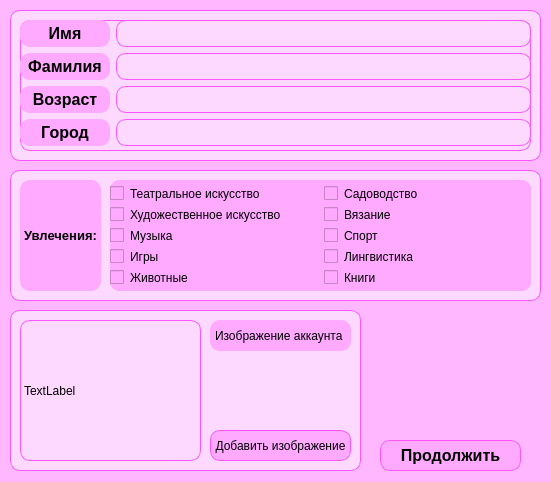
<?xml version="1.0" encoding="UTF-8"?>
<ui version="4.0">
 <class>Form</class>
 <widget class="QDialog" name="Form">
  <property name="geometry">
   <rect>
    <x>0</x>
    <y>0</y>
    <width>551</width>
    <height>482</height>
   </rect>
  </property>
  <property name="windowTitle">
   <string>Dialog</string>
  </property>
  <property name="styleSheet">
   <string notr="true">background-color: rgb(255, 184, 255)</string>
  </property>
  <widget class="QWidget" name="widget" native="true">
   <property name="geometry">
    <rect>
     <x>10</x>
     <y>170</y>
     <width>531</width>
     <height>131</height>
    </rect>
   </property>
   <property name="styleSheet">
    <string notr="true">background-color: rgb(254, 217, 255);
border: 1px solid rgb(255, 85, 255);
border-radius: 10px</string>
   </property>
   <widget class="QLabel" name="label_5">
    <property name="geometry">
     <rect>
      <x>10</x>
      <y>10</y>
      <width>81</width>
      <height>111</height>
     </rect>
    </property>
    <property name="font">
     <font>
      <pointsize>10</pointsize>
      <bold>true</bold>
     </font>
    </property>
    <property name="styleSheet">
     <string notr="true">background-color: rgb(255, 170, 255);
border: 0px</string>
    </property>
    <property name="text">
     <string>Увлечения:</string>
    </property>
    <property name="alignment">
     <set>Qt::AlignmentFlag::AlignCenter</set>
    </property>
   </widget>
   <widget class="QWidget" name="widget_3" native="true">
    <property name="geometry">
     <rect>
      <x>100</x>
      <y>10</y>
      <width>421</width>
      <height>111</height>
     </rect>
    </property>
    <property name="styleSheet">
     <string notr="true">background-color: rgb(255, 170, 255);
border: 0px</string>
    </property>
    <widget class="QWidget" name="gridLayoutWidget">
     <property name="geometry">
      <rect>
       <x>0</x>
       <y>0</y>
       <width>421</width>
       <height>111</height>
      </rect>
     </property>
     <layout class="QGridLayout" name="gridLayout">
      <property name="verticalSpacing">
       <number>0</number>
      </property>
      <item row="3" column="0">
       <widget class="QCheckBox" name="game_check">
        <property name="text">
         <string>Игры</string>
        </property>
       </widget>
      </item>
      <item row="2" column="0">
       <widget class="QCheckBox" name="music_check">
        <property name="text">
         <string>Музыка</string>
        </property>
       </widget>
      </item>
      <item row="0" column="0">
       <widget class="QCheckBox" name="theatral">
        <property name="text">
         <string>Театральное искусство</string>
        </property>
       </widget>
      </item>
      <item row="1" column="0">
       <widget class="QCheckBox" name="art_check">
        <property name="text">
         <string>Художественное искусство</string>
        </property>
       </widget>
      </item>
      <item row="4" column="0">
       <widget class="QCheckBox" name="animals_check">
        <property name="text">
         <string>Животные</string>
        </property>
       </widget>
      </item>
      <item row="0" column="1">
       <widget class="QCheckBox" name="garden_check">
        <property name="text">
         <string>Садоводство</string>
        </property>
       </widget>
      </item>
      <item row="1" column="1">
       <widget class="QCheckBox" name="vyazanie_check">
        <property name="text">
         <string>Вязание</string>
        </property>
       </widget>
      </item>
      <item row="2" column="1">
       <widget class="QCheckBox" name="spor_check">
        <property name="text">
         <string>Спорт</string>
        </property>
       </widget>
      </item>
      <item row="3" column="1">
       <widget class="QCheckBox" name="language_check">
        <property name="text">
         <string>Лингвистика</string>
        </property>
       </widget>
      </item>
      <item row="4" column="1">
       <widget class="QCheckBox" name="books_check">
        <property name="text">
         <string>Книги</string>
        </property>
       </widget>
      </item>
     </layout>
    </widget>
   </widget>
  </widget>
  <widget class="QWidget" name="widget_2" native="true">
   <property name="geometry">
    <rect>
     <x>10</x>
     <y>10</y>
     <width>531</width>
     <height>151</height>
    </rect>
   </property>
   <property name="styleSheet">
    <string notr="true">background-color: rgb(254, 217, 255);
border: 1px solid rgb(255, 85, 255);
border-radius: 10px</string>
   </property>
   <widget class="QWidget" name="formLayoutWidget">
    <property name="geometry">
     <rect>
      <x>10</x>
      <y>10</y>
      <width>511</width>
      <height>131</height>
     </rect>
    </property>
    <layout class="QFormLayout" name="formLayout">
     <item row="0" column="0">
      <widget class="QLabel" name="label">
       <property name="minimumSize">
        <size>
         <width>90</width>
         <height>0</height>
        </size>
       </property>
       <property name="font">
        <font>
         <pointsize>12</pointsize>
         <bold>true</bold>
        </font>
       </property>
       <property name="styleSheet">
        <string notr="true">background-color: rgb(255, 170, 255);
border: 0px</string>
       </property>
       <property name="text">
        <string>Имя</string>
       </property>
       <property name="alignment">
        <set>Qt::AlignmentFlag::AlignCenter</set>
       </property>
      </widget>
     </item>
     <item row="1" column="0">
      <widget class="QLabel" name="label_2">
       <property name="minimumSize">
        <size>
         <width>90</width>
         <height>0</height>
        </size>
       </property>
       <property name="font">
        <font>
         <pointsize>12</pointsize>
         <bold>true</bold>
        </font>
       </property>
       <property name="styleSheet">
        <string notr="true">background-color: rgb(255, 170, 255);
border: 0px</string>
       </property>
       <property name="text">
        <string>Фамилия</string>
       </property>
       <property name="alignment">
        <set>Qt::AlignmentFlag::AlignCenter</set>
       </property>
      </widget>
     </item>
     <item row="2" column="0">
      <widget class="QLabel" name="label_3">
       <property name="minimumSize">
        <size>
         <width>90</width>
         <height>25</height>
        </size>
       </property>
       <property name="font">
        <font>
         <pointsize>12</pointsize>
         <bold>true</bold>
        </font>
       </property>
       <property name="styleSheet">
        <string notr="true">background-color: rgb(255, 170, 255);
border: 0px;
text-align: centre</string>
       </property>
       <property name="text">
        <string>Возраст</string>
       </property>
       <property name="alignment">
        <set>Qt::AlignmentFlag::AlignCenter</set>
       </property>
      </widget>
     </item>
     <item row="3" column="0">
      <widget class="QLabel" name="label_4">
       <property name="minimumSize">
        <size>
         <width>90</width>
         <height>27</height>
        </size>
       </property>
       <property name="maximumSize">
        <size>
         <width>16777215</width>
         <height>27</height>
        </size>
       </property>
       <property name="font">
        <font>
         <pointsize>12</pointsize>
         <bold>true</bold>
        </font>
       </property>
       <property name="styleSheet">
        <string notr="true">background-color: rgb(255, 170, 255);
border: 0px</string>
       </property>
       <property name="text">
        <string>Город</string>
       </property>
       <property name="alignment">
        <set>Qt::AlignmentFlag::AlignCenter</set>
       </property>
      </widget>
     </item>
     <item row="0" column="1">
      <widget class="QLineEdit" name="name_input">
       <property name="minimumSize">
        <size>
         <width>0</width>
         <height>27</height>
        </size>
       </property>
       <property name="styleSheet">
        <string notr="true">color: rgb(42, 42, 42)</string>
       </property>
      </widget>
     </item>
     <item row="1" column="1">
      <widget class="QLineEdit" name="surname_input">
       <property name="minimumSize">
        <size>
         <width>0</width>
         <height>27</height>
        </size>
       </property>
       <property name="styleSheet">
        <string notr="true">color: rgb(42, 42, 42)</string>
       </property>
      </widget>
     </item>
     <item row="2" column="1">
      <widget class="QLineEdit" name="age_input">
       <property name="minimumSize">
        <size>
         <width>0</width>
         <height>27</height>
        </size>
       </property>
       <property name="styleSheet">
        <string notr="true">color: rgb(42, 42, 42)</string>
       </property>
      </widget>
     </item>
     <item row="3" column="1">
      <widget class="QLineEdit" name="city_input">
       <property name="minimumSize">
        <size>
         <width>0</width>
         <height>27</height>
        </size>
       </property>
       <property name="styleSheet">
        <string notr="true">color: rgb(42, 42, 42)</string>
       </property>
      </widget>
     </item>
    </layout>
   </widget>
  </widget>
  <widget class="QPushButton" name="button_next">
   <property name="geometry">
    <rect>
     <x>380</x>
     <y>440</y>
     <width>141</width>
     <height>31</height>
    </rect>
   </property>
   <property name="font">
    <font>
     <pointsize>12</pointsize>
     <bold>true</bold>
    </font>
   </property>
   <property name="styleSheet">
    <string notr="true">background-color: rgb(255, 170, 255);
border: 1px solid rgb(255, 85, 255);
border-radius: 10px</string>
   </property>
   <property name="text">
    <string>Продолжить</string>
   </property>
  </widget>
  <widget class="QWidget" name="widget_4" native="true">
   <property name="geometry">
    <rect>
     <x>10</x>
     <y>310</y>
     <width>351</width>
     <height>161</height>
    </rect>
   </property>
   <property name="styleSheet">
    <string notr="true">background-color: rgb(254, 217, 255);
border: 1px solid rgb(255, 85, 255);
border-radius: 10px</string>
   </property>
   <widget class="QPushButton" name="add_pic">
    <property name="geometry">
     <rect>
      <x>200</x>
      <y>120</y>
      <width>141</width>
      <height>31</height>
     </rect>
    </property>
    <property name="styleSheet">
     <string notr="true">background-color: rgb(255, 170, 255);
border: 1px solid rgb(255, 85, 255);
border-radius: 10px</string>
    </property>
    <property name="text">
     <string>Добавить изображение</string>
    </property>
   </widget>
   <widget class="QLabel" name="form_pic">
    <property name="geometry">
     <rect>
      <x>10</x>
      <y>10</y>
      <width>181</width>
      <height>141</height>
     </rect>
    </property>
    <property name="text">
     <string>TextLabel</string>
    </property>
    <property name="scaledContents">
     <bool>true</bool>
    </property>
   </widget>
   <widget class="QLabel" name="label_6">
    <property name="geometry">
     <rect>
      <x>200</x>
      <y>10</y>
      <width>141</width>
      <height>31</height>
     </rect>
    </property>
    <property name="styleSheet">
     <string notr="true">background-color: rgb(255, 170, 255);
border: 0px;
padding: 2px</string>
    </property>
    <property name="text">
     <string>Изображение аккаунта</string>
    </property>
   </widget>
  </widget>
 </widget>
 <resources/>
 <connections/>
</ui>
